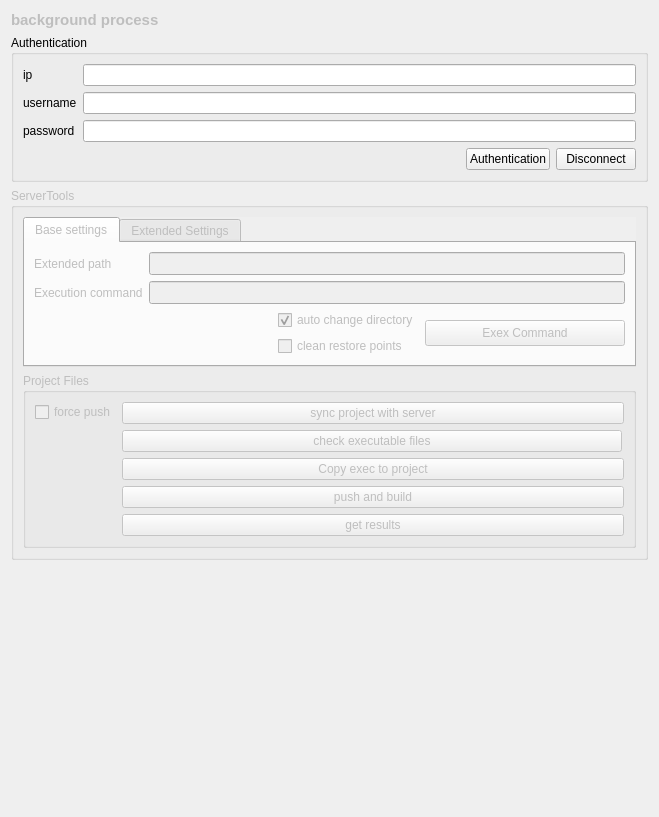
<?xml version="1.0" encoding="UTF-8"?>
<ui version="4.0">
 <class>QTSSHClass</class>
 <widget class="QWidget" name="QTSSHClass">
  <property name="geometry">
   <rect>
    <x>0</x>
    <y>0</y>
    <width>659</width>
    <height>817</height>
   </rect>
  </property>
  <property name="windowTitle">
   <string>Form</string>
  </property>
  <layout class="QVBoxLayout" name="verticalLayout">
   <item>
    <widget class="QLabel" name="processLabel">
     <property name="enabled">
      <bool>false</bool>
     </property>
     <property name="minimumSize">
      <size>
       <width>30</width>
       <height>0</height>
      </size>
     </property>
     <property name="maximumSize">
      <size>
       <width>16777215</width>
       <height>40</height>
      </size>
     </property>
     <property name="font">
      <font>
       <pointsize>11</pointsize>
       <weight>75</weight>
       <bold>true</bold>
      </font>
     </property>
     <property name="text">
      <string>background process</string>
     </property>
     <property name="textFormat">
      <enum>Qt::AutoText</enum>
     </property>
     <property name="scaledContents">
      <bool>false</bool>
     </property>
    </widget>
   </item>
   <item>
    <widget class="QGroupBox" name="AuthBox">
     <property name="sizePolicy">
      <sizepolicy hsizetype="Preferred" vsizetype="Fixed">
       <horstretch>0</horstretch>
       <verstretch>0</verstretch>
      </sizepolicy>
     </property>
     <property name="autoFillBackground">
      <bool>true</bool>
     </property>
     <property name="title">
      <string>Authentication</string>
     </property>
     <layout class="QFormLayout" name="formLayout_5">
      <item row="0" column="0">
       <widget class="QLabel" name="Iplabel_4">
        <property name="text">
         <string>ip</string>
        </property>
       </widget>
      </item>
      <item row="0" column="1">
       <widget class="QLineEdit" name="ipLineEdit">
        <property name="minimumSize">
         <size>
          <width>0</width>
          <height>22</height>
         </size>
        </property>
        <property name="maximumSize">
         <size>
          <width>16777215</width>
          <height>26</height>
         </size>
        </property>
       </widget>
      </item>
      <item row="1" column="1">
       <widget class="QLineEdit" name="usernameLineEdit">
        <property name="minimumSize">
         <size>
          <width>0</width>
          <height>22</height>
         </size>
        </property>
        <property name="maximumSize">
         <size>
          <width>16777215</width>
          <height>26</height>
         </size>
        </property>
        <property name="echoMode">
         <enum>QLineEdit::Normal</enum>
        </property>
       </widget>
      </item>
      <item row="1" column="0">
       <widget class="QLabel" name="UsernameLabel_4">
        <property name="text">
         <string>username</string>
        </property>
       </widget>
      </item>
      <item row="2" column="1">
       <widget class="QLineEdit" name="passwordLineEdit">
        <property name="minimumSize">
         <size>
          <width>0</width>
          <height>22</height>
         </size>
        </property>
        <property name="maximumSize">
         <size>
          <width>16777215</width>
          <height>26</height>
         </size>
        </property>
        <property name="echoMode">
         <enum>QLineEdit::Password</enum>
        </property>
       </widget>
      </item>
      <item row="2" column="0">
       <widget class="QLabel" name="PassLabel_4">
        <property name="text">
         <string>password</string>
        </property>
       </widget>
      </item>
      <item row="3" column="1">
       <layout class="QHBoxLayout" name="horizontalLayout">
        <item>
         <spacer name="horizontalSpacer_3">
          <property name="orientation">
           <enum>Qt::Horizontal</enum>
          </property>
          <property name="sizeHint" stdset="0">
           <size>
            <width>40</width>
            <height>20</height>
           </size>
          </property>
         </spacer>
        </item>
        <item>
         <widget class="QPushButton" name="AuthButton">
          <property name="maximumSize">
           <size>
            <width>16777215</width>
            <height>26</height>
           </size>
          </property>
          <property name="cursor">
           <cursorShape>ArrowCursor</cursorShape>
          </property>
          <property name="text">
           <string>Authentication</string>
          </property>
         </widget>
        </item>
        <item>
         <widget class="QPushButton" name="terminateConnectionButton">
          <property name="text">
           <string>Disconnect</string>
          </property>
         </widget>
        </item>
       </layout>
      </item>
     </layout>
    </widget>
   </item>
   <item>
    <widget class="QGroupBox" name="serverToolsBox">
     <property name="enabled">
      <bool>false</bool>
     </property>
     <property name="autoFillBackground">
      <bool>true</bool>
     </property>
     <property name="title">
      <string>ServerTools</string>
     </property>
     <layout class="QVBoxLayout" name="verticalLayout_2">
      <item>
       <widget class="QTabWidget" name="settingsTabWidget">
        <property name="autoFillBackground">
         <bool>true</bool>
        </property>
        <property name="currentIndex">
         <number>0</number>
        </property>
        <widget class="QWidget" name="baseSettings">
         <attribute name="title">
          <string>Base settings</string>
         </attribute>
         <layout class="QFormLayout" name="formLayout_3">
          <item row="2" column="0">
           <widget class="QLabel" name="label_2">
            <property name="text">
             <string>Extended path</string>
            </property>
           </widget>
          </item>
          <item row="2" column="1">
           <widget class="QLineEdit" name="extendedPathLineEdit">
            <property name="minimumSize">
             <size>
              <width>0</width>
              <height>22</height>
             </size>
            </property>
            <property name="maximumSize">
             <size>
              <width>16777215</width>
              <height>26</height>
             </size>
            </property>
           </widget>
          </item>
          <item row="3" column="0">
           <widget class="QLabel" name="label_4">
            <property name="maximumSize">
             <size>
              <width>16777215</width>
              <height>26</height>
             </size>
            </property>
            <property name="text">
             <string>Execution command</string>
            </property>
           </widget>
          </item>
          <item row="3" column="1">
           <widget class="QLineEdit" name="execCommandLineEdit">
            <property name="minimumSize">
             <size>
              <width>0</width>
              <height>22</height>
             </size>
            </property>
            <property name="maximumSize">
             <size>
              <width>16777215</width>
              <height>26</height>
             </size>
            </property>
           </widget>
          </item>
          <item row="4" column="1">
           <layout class="QHBoxLayout" name="horizontalLayout_25">
            <item>
             <spacer name="horizontalSpacer">
              <property name="orientation">
               <enum>Qt::Horizontal</enum>
              </property>
              <property name="sizeHint" stdset="0">
               <size>
                <width>40</width>
                <height>20</height>
               </size>
              </property>
             </spacer>
            </item>
            <item>
             <layout class="QVBoxLayout" name="verticalLayout_3">
              <item>
               <widget class="QCheckBox" name="cdRadioButton">
                <property name="text">
                 <string>auto change directory</string>
                </property>
                <property name="checked">
                 <bool>true</bool>
                </property>
               </widget>
              </item>
              <item>
               <widget class="QCheckBox" name="cleanRPcheckBox">
                <property name="text">
                 <string>clean restore points</string>
                </property>
               </widget>
              </item>
             </layout>
            </item>
            <item>
             <widget class="QPushButton" name="ExexCommandButton">
              <property name="sizePolicy">
               <sizepolicy hsizetype="Minimum" vsizetype="Expanding">
                <horstretch>0</horstretch>
                <verstretch>0</verstretch>
               </sizepolicy>
              </property>
              <property name="minimumSize">
               <size>
                <width>200</width>
                <height>22</height>
               </size>
              </property>
              <property name="maximumSize">
               <size>
                <width>16777215</width>
                <height>26</height>
               </size>
              </property>
              <property name="cursor">
               <cursorShape>ArrowCursor</cursorShape>
              </property>
              <property name="text">
               <string>Exex Command</string>
              </property>
             </widget>
            </item>
           </layout>
          </item>
         </layout>
        </widget>
        <widget class="QWidget" name="extendedSettings">
         <attribute name="title">
          <string>Extended Settings</string>
         </attribute>
         <layout class="QFormLayout" name="formLayout">
          <item row="1" column="0">
           <widget class="QLabel" name="label_6">
            <property name="text">
             <string>Root directory</string>
            </property>
           </widget>
          </item>
          <item row="1" column="1">
           <widget class="QLineEdit" name="rootDirectoryLineEdit"/>
          </item>
          <item row="2" column="0">
           <widget class="QLabel" name="label">
            <property name="sizePolicy">
             <sizepolicy hsizetype="Preferred" vsizetype="Preferred">
              <horstretch>0</horstretch>
              <verstretch>0</verstretch>
             </sizepolicy>
            </property>
            <property name="text">
             <string>Base path</string>
            </property>
           </widget>
          </item>
          <item row="2" column="1">
           <widget class="QLineEdit" name="basePathLineEdit">
            <property name="minimumSize">
             <size>
              <width>0</width>
              <height>22</height>
             </size>
            </property>
            <property name="maximumSize">
             <size>
              <width>16777215</width>
              <height>26</height>
             </size>
            </property>
            <property name="sizeIncrement">
             <size>
              <width>0</width>
              <height>0</height>
             </size>
            </property>
            <property name="autoFillBackground">
             <bool>false</bool>
            </property>
           </widget>
          </item>
          <item row="4" column="0">
           <widget class="QLabel" name="label_5">
            <property name="text">
             <string>Source environment</string>
            </property>
           </widget>
          </item>
          <item row="4" column="1">
           <widget class="QLineEdit" name="sourceLineEdit">
            <property name="minimumSize">
             <size>
              <width>0</width>
              <height>22</height>
             </size>
            </property>
           </widget>
          </item>
         </layout>
        </widget>
       </widget>
      </item>
      <item>
       <widget class="QGroupBox" name="projectFilesGroupBox">
        <property name="title">
         <string>Project Files</string>
        </property>
        <layout class="QHBoxLayout" name="horizontalLayout_6">
         <item>
          <layout class="QHBoxLayout" name="horizontalLayout_4">
           <item>
            <layout class="QFormLayout" name="formLayout_2">
             <item row="1" column="0">
              <widget class="QCheckBox" name="forcePushCheckBox">
               <property name="text">
                <string>force push</string>
               </property>
              </widget>
             </item>
             <item row="1" column="1">
              <widget class="QPushButton" name="syncProjectWithServerButton">
               <property name="minimumSize">
                <size>
                 <width>0</width>
                 <height>22</height>
                </size>
               </property>
               <property name="maximumSize">
                <size>
                 <width>16777215</width>
                 <height>26</height>
                </size>
               </property>
               <property name="cursor">
                <cursorShape>ArrowCursor</cursorShape>
               </property>
               <property name="text">
                <string>sync project with server</string>
               </property>
              </widget>
             </item>
             <item row="2" column="1">
              <widget class="QPushButton" name="checkExecutableButton">
               <property name="sizePolicy">
                <sizepolicy hsizetype="Minimum" vsizetype="Minimum">
                 <horstretch>0</horstretch>
                 <verstretch>0</verstretch>
                </sizepolicy>
               </property>
               <property name="minimumSize">
                <size>
                 <width>0</width>
                 <height>22</height>
                </size>
               </property>
               <property name="maximumSize">
                <size>
                 <width>500</width>
                 <height>26</height>
                </size>
               </property>
               <property name="sizeIncrement">
                <size>
                 <width>0</width>
                 <height>0</height>
                </size>
               </property>
               <property name="text">
                <string>check executable files</string>
               </property>
              </widget>
             </item>
             <item row="3" column="1">
              <widget class="QPushButton" name="copyExecFilesButton">
               <property name="text">
                <string>Copy exec to project</string>
               </property>
              </widget>
             </item>
             <item row="4" column="1">
              <widget class="QPushButton" name="pushBuildButton">
               <property name="text">
                <string>push and build</string>
               </property>
              </widget>
             </item>
             <item row="5" column="1">
              <widget class="QPushButton" name="getResultButton">
               <property name="text">
                <string>get results</string>
               </property>
              </widget>
             </item>
            </layout>
           </item>
          </layout>
         </item>
        </layout>
       </widget>
      </item>
     </layout>
    </widget>
   </item>
   <item>
    <spacer name="verticalSpacer">
     <property name="orientation">
      <enum>Qt::Vertical</enum>
     </property>
     <property name="sizeHint" stdset="0">
      <size>
       <width>20</width>
       <height>40</height>
      </size>
     </property>
    </spacer>
   </item>
  </layout>
 </widget>
 <resources/>
 <connections/>
</ui>
